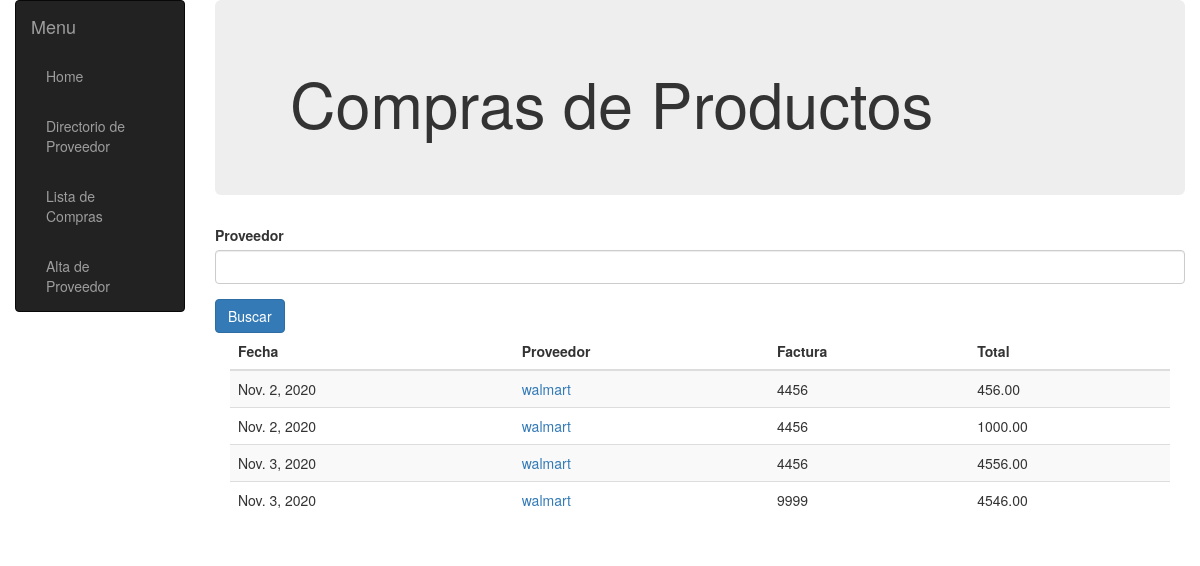
The app's page /compras/lista/ (signed in), older data.
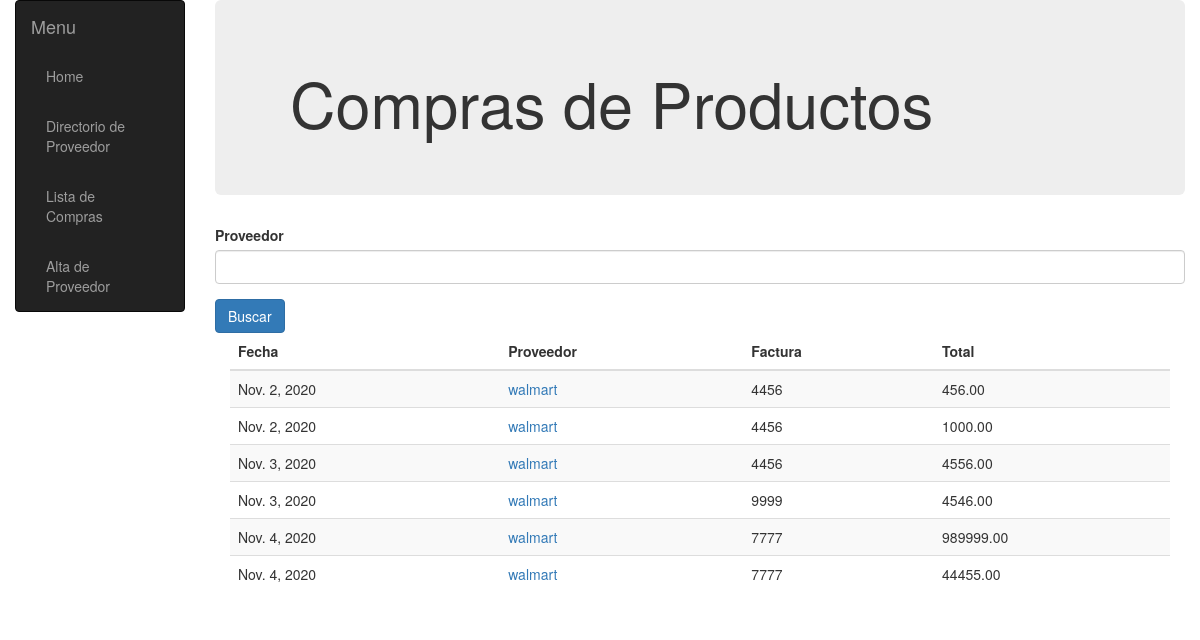
The same page, newer data.
### compras/models.py (models this page shows, shortened)
class ECompra(models.Model):
    id = models.UUIDField(primary_key=True, default=uuid.uuid4,
                          help_text="ID único para esta compra particular")
    proveedor=models.ForeignKey('Proveedor', on_delete=models.CASCADE, null=True)
    pedido = models.CharField(max_length=200)
    factura = models.CharField(max_length=200)
    fecha = models.DateField(null=True, blank=True)
    subtotal=models.DecimalField(max_digits=10,decimal_places=2)
    iva=models.DecimalField(max_digits=10,decimal_places=2)
    total=models.DecimalField(max_digits=10,decimal_places=2)
    observacion = models.TextField(
        max_length=1000,  help_text="Ingrese una observacion de la compra")
    user = models.ForeignKey(User, on_delete=models.SET_NULL, null=True, blank=True)

class Proveedor(models.Model):
    id = models.UUIDField(primary_key=True, default=uuid.uuid4,
                          help_text="ID único para este proveedor")
    nombre = models.CharField(max_length=200)
    direccion = models.TextField(
        max_length=1000,  help_text="Ingrese la direccion del proveedor")
    contacto = models.CharField(max_length=200)
    telefono = models.CharField(max_length=20)
    celular = models.CharField(max_length=20)
    email = models.EmailField(max_length=240)
    observacion = models.TextField(
        max_length=1000,  help_text="Ingrese una observacion del proveedor")

### compras/views.py (the view)
@login_required(login_url='/accounts/login/')
def CompraListView(request):
    if request.method == 'POST':
        form = BuscarProveedorForm(request.POST)
        if form.is_valid():
            busproveedor = request.POST.get('proveedor')
            ecompra_list = ECompra.objects.select_related('proveedor').filter(
                proveedor__nombre__icontains=busproveedor)
    else:
        ecompra_list = ECompra.objects.select_related(
            'proveedor').all()
    form = BuscarProveedorForm()
    paginator = Paginator(ecompra_list, 10)
    page_number = request.GET.get('page')
    page_obj = paginator.get_page(page_number)
    return render(
        request, 'compra_list.html',
        {'form': form, 'page_obj': page_obj}
    )

### compras/forms.py
class BuscarProveedorForm(forms.Form):
    proveedor = forms.CharField(max_length=200, required=True, help_text="Ingrese Proveedor a buscar")
    def __init__(self,*args, **kwargs):
        super(BuscarProveedorForm, self).__init__(*args, **kwargs)
        for name in self.fields.keys():
            self.fields[name].widget.attrs.update({
                'class':'form-control',
            })
    class Meta:
        model=Proveedor
        fields=("__all__")

### compras/templates/compra_list.html (shortened to what this page needs)
{% extends "base_compra.html" %}
{% block content %}
<div class="jumbotron">
    <div class="container">
            <h1>Compras de Productos</h1>
    </div>
</div>
<div class="container-fluid">
    <form method="POST" id="entrada-form" action="{% url 'buscar' %}">
        <div class="row">
            {% for field in form %}
            <div class="form-group col-4">
                <label class="col-12">{{ field.label }}</label>
                {{ field }}
            </div>
            {% endfor %}
            <input type="submit" class="btn btn-primary" value="Buscar" />
        </div>
    </form>
</div>
<div class="container-fluid">
    <table class="table table-striped table-sm" id="my_entrada">
        <thead>
            <tr>
                <th>Fecha</th>
                <th>Proveedor</th>
                <th>Factura</th>
                <th>Total</th>
            </tr>
        </thead>
        <tbody id="my_registro">
            {% for compra in page_obj %}
            <tr>
                <td>{{compra.fecha}}</td>
                <td><a href="{% url 'compra-detail' compra.id %}"> {{compra.proveedor.nombre}}</a></td>
                <td>{{compra.factura}}</td>
                <td>{{compra.total}}</td>
            </tr>
            {% endfor %}
        </tbody>
    </table>
</div>
{% endblock %}

Row changes from the older to the newer data that the page shows:
added ECompra: fecha "Nov. 4, 2020", proveedor.nombre "walmart", factura "7777", total "989999.00"
added ECompra: fecha "Nov. 4, 2020", proveedor.nombre "walmart", factura "7777", total "44455.00"
